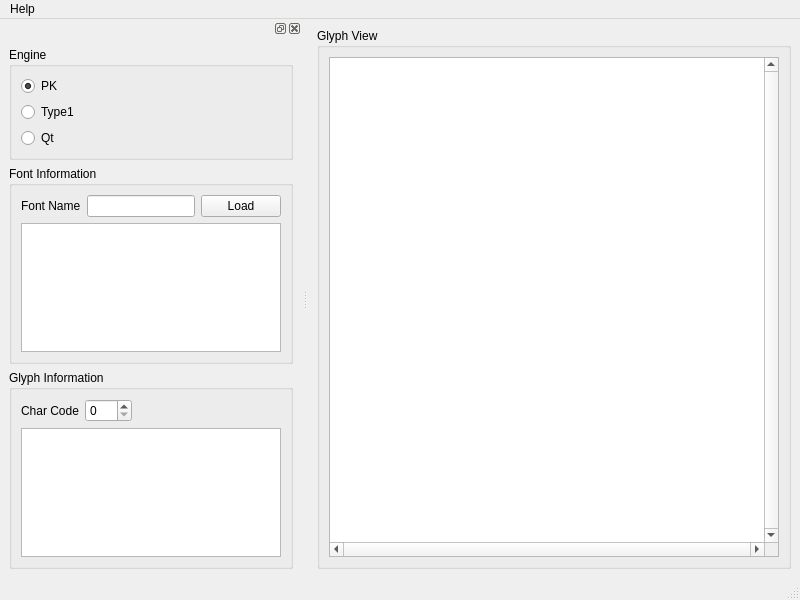
<?xml version="1.0" encoding="UTF-8"?>
<ui version="4.0">
 <class>main_window</class>
 <widget class="QMainWindow" name="main_window">
  <property name="geometry">
   <rect>
    <x>0</x>
    <y>0</y>
    <width>800</width>
    <height>600</height>
   </rect>
  </property>
  <property name="windowTitle">
   <string>TeX Font Viewer</string>
  </property>
  <widget class="QWidget" name="central_widget">
   <layout class="QHBoxLayout" name="horizontalLayout_3">
    <item>
     <widget class="QGroupBox" name="glyph_view_group_box">
      <property name="title">
       <string>Glyph View</string>
      </property>
      <layout class="QVBoxLayout" name="verticalLayout_2">
       <item>
        <widget class="GlyphGraphicsView" name="glyph_graphics_view">
         <property name="verticalScrollBarPolicy">
          <enum>Qt::ScrollBarAlwaysOn</enum>
         </property>
         <property name="horizontalScrollBarPolicy">
          <enum>Qt::ScrollBarAlwaysOn</enum>
         </property>
         <property name="renderHints">
          <set>QPainter::Antialiasing|QPainter::HighQualityAntialiasing|QPainter::SmoothPixmapTransform|QPainter::TextAntialiasing</set>
         </property>
        </widget>
       </item>
      </layout>
     </widget>
    </item>
   </layout>
  </widget>
  <widget class="QMenuBar" name="menubar">
   <property name="geometry">
    <rect>
     <x>0</x>
     <y>0</y>
     <width>800</width>
     <height>28</height>
    </rect>
   </property>
   <widget class="QMenu" name="menuHelp">
    <property name="title">
     <string>Help</string>
    </property>
    <addaction name="help_action"/>
    <addaction name="separator"/>
    <addaction name="about_action"/>
    <addaction name="about_pydvi_action"/>
    <addaction name="about_qt_action"/>
   </widget>
   <addaction name="menuHelp"/>
  </widget>
  <widget class="QStatusBar" name="statusbar"/>
  <widget class="QDockWidget" name="dockWidget">
   <property name="floating">
    <bool>false</bool>
   </property>
   <attribute name="dockWidgetArea">
    <number>1</number>
   </attribute>
   <widget class="QWidget" name="dockWidgetContents">
    <layout class="QVBoxLayout" name="verticalLayout_3">
     <item>
      <widget class="QGroupBox" name="engine_group_box">
       <property name="title">
        <string>Engine</string>
       </property>
       <layout class="QVBoxLayout" name="verticalLayout_5">
        <item>
         <widget class="QRadioButton" name="pk_radio_button">
          <property name="text">
           <string>PK</string>
          </property>
          <property name="checked">
           <bool>true</bool>
          </property>
         </widget>
        </item>
        <item>
         <widget class="QRadioButton" name="type1_radio_button">
          <property name="text">
           <string>Type1</string>
          </property>
         </widget>
        </item>
        <item>
         <widget class="QRadioButton" name="qt_radio_button">
          <property name="text">
           <string>Qt</string>
          </property>
         </widget>
        </item>
       </layout>
      </widget>
     </item>
     <item>
      <widget class="QGroupBox" name="font_information_group_box">
       <property name="sizePolicy">
        <sizepolicy hsizetype="Expanding" vsizetype="Expanding">
         <horstretch>0</horstretch>
         <verstretch>0</verstretch>
        </sizepolicy>
       </property>
       <property name="title">
        <string>Font Information</string>
       </property>
       <layout class="QVBoxLayout" name="verticalLayout">
        <item>
         <layout class="QHBoxLayout" name="horizontalLayout">
          <item>
           <widget class="QLabel" name="font_name_label">
            <property name="text">
             <string>Font Name</string>
            </property>
           </widget>
          </item>
          <item>
           <widget class="QLineEdit" name="font_name_line_edit"/>
          </item>
          <item>
           <widget class="QPushButton" name="load_font_button">
            <property name="text">
             <string>Load</string>
            </property>
           </widget>
          </item>
         </layout>
        </item>
        <item>
         <widget class="QTableView" name="font_information_table_view"/>
        </item>
       </layout>
      </widget>
     </item>
     <item>
      <widget class="QGroupBox" name="glyph_information_group_box">
       <property name="sizePolicy">
        <sizepolicy hsizetype="Expanding" vsizetype="Expanding">
         <horstretch>0</horstretch>
         <verstretch>0</verstretch>
        </sizepolicy>
       </property>
       <property name="title">
        <string>Glyph Information</string>
       </property>
       <layout class="QVBoxLayout" name="verticalLayout_4">
        <item>
         <layout class="QHBoxLayout" name="horizontalLayout_2">
          <item>
           <widget class="QLabel" name="char_code_label">
            <property name="text">
             <string>Char Code</string>
            </property>
           </widget>
          </item>
          <item>
           <widget class="QSpinBox" name="char_code_spin_box">
            <property name="maximum">
             <number>999</number>
            </property>
           </widget>
          </item>
          <item>
           <spacer name="horizontalSpacer">
            <property name="orientation">
             <enum>Qt::Horizontal</enum>
            </property>
            <property name="sizeHint" stdset="0">
             <size>
              <width>40</width>
              <height>20</height>
             </size>
            </property>
           </spacer>
          </item>
         </layout>
        </item>
        <item>
         <widget class="QTableView" name="glyph_information_table_view"/>
        </item>
       </layout>
      </widget>
     </item>
    </layout>
   </widget>
  </widget>
  <action name="about_pydvi_action">
   <property name="text">
    <string>About PyDVI</string>
   </property>
   <property name="toolTip">
    <string>About PyDVI</string>
   </property>
  </action>
  <action name="about_qt_action">
   <property name="text">
    <string>About Qt</string>
   </property>
  </action>
  <action name="about_action">
   <property name="text">
    <string>About</string>
   </property>
   <property name="toolTip">
    <string>About PyDVI Font Viewer</string>
   </property>
  </action>
  <action name="help_action">
   <property name="text">
    <string>Help</string>
   </property>
   <property name="toolTip">
    <string>Help</string>
   </property>
  </action>
 </widget>
 <customwidgets>
  <customwidget>
   <class>GlyphGraphicsView</class>
   <extends>QGraphicsView</extends>
   <header>PyDviGui/FontViewer/GlyphGraphicsView.h</header>
  </customwidget>
 </customwidgets>
 <resources>
  <include location="pydvi.qrc"/>
 </resources>
 <connections>
  <connection>
   <sender>font_name_line_edit</sender>
   <signal>editingFinished()</signal>
   <receiver>load_font_button</receiver>
   <slot>click()</slot>
   <hints>
    <hint type="sourcelabel">
     <x>598</x>
     <y>51</y>
    </hint>
    <hint type="destinationlabel">
     <x>729</x>
     <y>54</y>
    </hint>
   </hints>
  </connection>
 </connections>
</ui>
